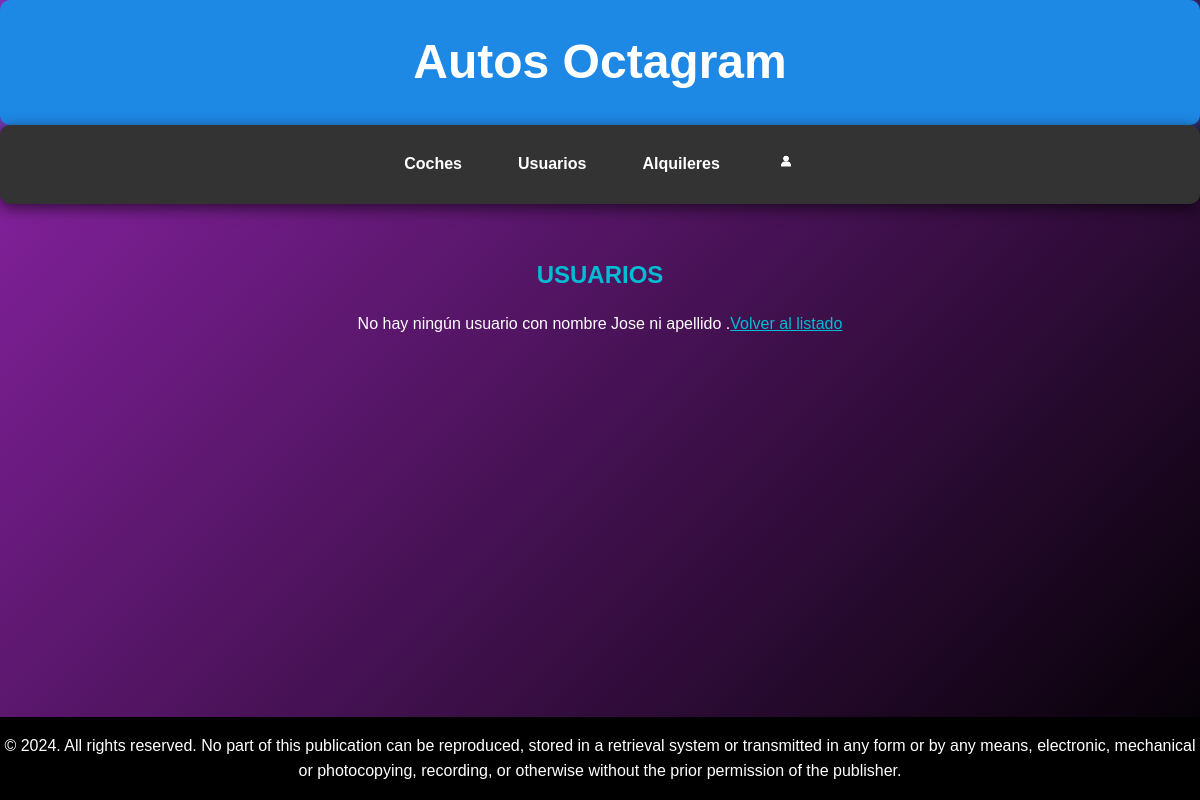
The app's page /usuarios/buscar2.php?nombre=Jose (signed in), older data.
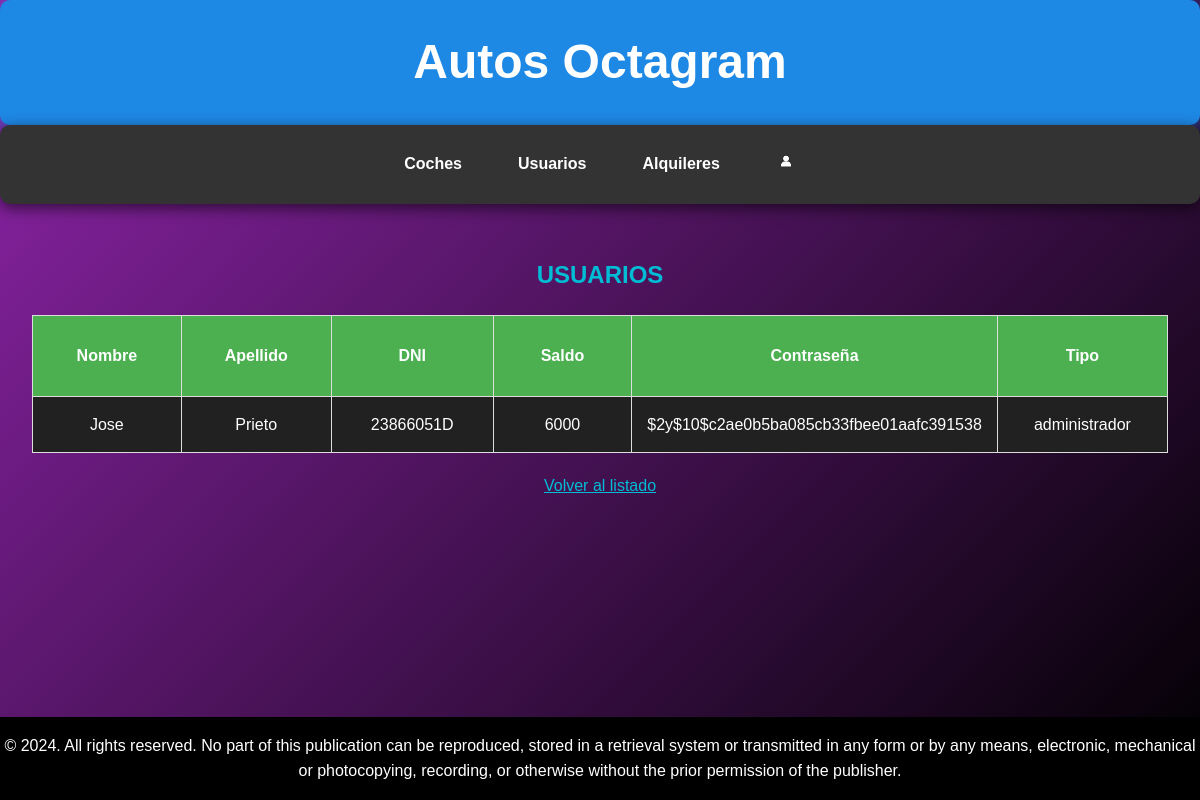
The same page, newer data.
### tables this page shows
CREATE TABLE `usuarios` (
  `id_usuario` int(10) unsigned NOT NULL AUTO_INCREMENT,
  `password` varchar(100) DEFAULT NULL,
  `nombre` varchar(50) DEFAULT NULL,
  `apellidos` varchar(50) DEFAULT NULL,
  `dni` varchar(9) DEFAULT NULL,
  `saldo` float DEFAULT NULL,
  `tipo_usuario` enum('comprador','vendedor','administrador') DEFAULT NULL,
  PRIMARY KEY (`id_usuario`)
);

### usuarios/buscar2.php (the view, shortened to what this page needs)
<!DOCTYPE html>
<html lang="es">
	<head>
		<link rel="stylesheet" href="../index.css">
	</head>
	<body>
        <?php
            $conn = mysqli_connect ("localhost", "root", "rootroot", "concesionario");
        ?>
		<header class="header">
            <h1>Autos Octagram</h1>
        </header>
        <nav class="navega">
            <ul>
                <li>
                    <a href="../coches/coches.php">Coches</a>
                </li>
                <?php if ($_SESSION['tipo']=='vendedor' || $_SESSION['tipo']=='administrador' || $_SESSION['tipo']=='comprador'){ ?>
                <li>
                    <a href="../usuarios/usuarios.php">Usuarios</a>
                </li>
                <?php } ?>
                <?php if ($_SESSION['tipo']=='vendedor' || $_SESSION['tipo']=='administrador' || $_SESSION['tipo']=='comprador'){ ?>
                    <li>
                        <a href="../alquileres/alquileres.php">Alquileres</a>
                    </li>
                <?php } ?>
                <li>
                    <a href="../registro.php"><img src="../icono.png" width="20"></a>
                </li>
            </ul>
        </nav>
        <main class="contenido">
        <h2>USUARIOS</h2>
        <?PHP
            $nombre=$_REQUEST['nombre'];
            $apellidos=$_REQUEST['apellidos'];
            $tipo=$_SESSION['tipo'];
            if ($tipo=='administrador'){
                $sql = "select * from usuarios where nombre like '$nombre' or apellidos like '$apellidos'";
            }
            elseif ($tipo=='vendedor'){
                $sql = "select * from usuarios where tipo_usuario='comprador' and (nombre like '$nombre' or apellidos like '$apellidos')";
            }
            if (mysqli_query($conn,$sql)){
                $consulta = mysqli_query($conn,$sql);
                $nfilas = mysqli_num_rows ($consulta);
                if ($nfilas > 0){
                    print ("<TABLE border=1 align=center>\n");
                    print ("<TR>\n");
                    print ("<TH height=50px width=200px>Nombre</TH>\n");
                    print ("<TH height=50px width=200px>Apellido</TH>\n");
                    print ("<TH height=50px width=200px>DNI</TH>\n");
                    print ("<TH height=50px width=200px>Saldo</TH>\n");
                    if ($tipo=="administrador"){
                        print ("<TH height=50px width=200px>Contraseña</TH>\n");
                        print ("<TH height=50px width=200px>Tipo</TH>\n");
                    }
                    print ("</TR>\n");
                    for ($i=0; $i<$nfilas; $i++){
                        $resultado = mysqli_fetch_array ($consulta);
                        print ("<TR>\n");
                        print ("<TD>" . $resultado['nombre'] . "</TD>\n");
                        print ("<TD>" . $resultado['apellidos'] . "</TD>\n");
                        print ("<TD>" . $resultado['dni'] . "</TD>\n");
                        print ("<TD>" . $resultado['saldo'] . "</TD>\n");
                        if ($tipo=='administrador'){
                            $pass=password_hash($resultado['password'], PASSWORD_DEFAULT);
                            print ("<TD>" . $pass . "</TD>\n");
                            print ("<TD>" . $resultado['tipo_usuario'] . "</TD>\n");
                        }
                        print ("</TR>\n");
                    }
                    print ("</TABLE>\n");
                }
                else{
                    print "No hay ningún usuario con nombre $nombre ni apellido $apellidos.";
                }
            }
            else{
                echo "Error al buscar usuario: ". mysqli_error($conn);
            }
            echo "<a href='buscar.php' class='plis'>Volver al listado</a>";
        ?>
        </main>
        <footer class="footer">
            <p> © 2024. All rights reserved. No part of this publication can be reproduced, stored in a retrieval system or transmitted in any form or by any means,
                electronic, mechanical or photocopying, recording, or otherwise without the prior permission of the publisher.</p>
        </footer>
	</body>
</html>

Row changes from the older to the newer data that the page shows:
added usuarios: nombre "Jose", apellidos "Prieto", dni "23866051D", saldo "6000", password "$2y$10$c2ae0b5ba085cb33fbee01aafc391538", tipo_usuario "administrador"
Text that changed along with them:
$nombre: "Jose" → (not shown)
text no longer shown: "No hay ningún usuario con nombre ni apellido ."
text now shown: "Nombre Apellido DNI Saldo Contraseña Tipo"
